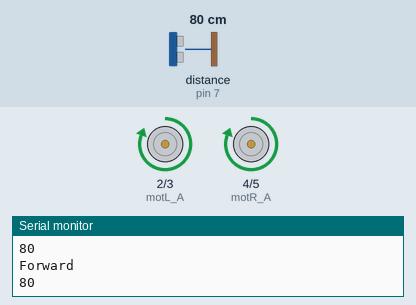
The sketch below on a simulated Arduino Uno, built with avr-gcc and run on an emulated ATmega328P. On the bench: motor-driver pin pairs drawn as motors (green arrow = first pin HIGH = forward, orange = second pin HIGH = backward, longer = more drive), the last lines printed to the serial monitor. Wiring (inferred from the names in the program): ultrasonic range finder: trigger pin 6; echo pin 7. Inputs (shaded band) come from the test bench; at power-on: distance to the obstacle (sensor on pin 7) 80 cm. The echo pulse lasts 58.3 µs per cm.

Above: at 1.2 s.
1.3 s: distance to the obstacle (sensor on pin 7) set to 8 cm
2.8 s: distance to the obstacle (sensor on pin 7) set to 5 cm
At 3.4 s:
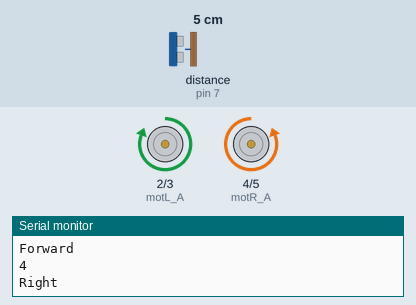
At 5.03 s:
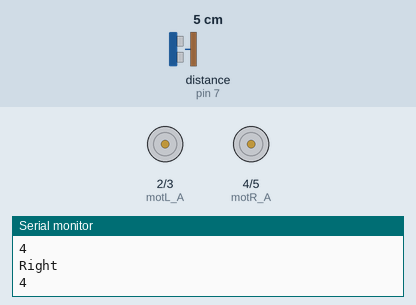
5.8 s: distance to the obstacle (sensor on pin 7) set to 9 cm
8.6 s: distance to the obstacle (sensor on pin 7) set to 2 cm
At 11.3 s:
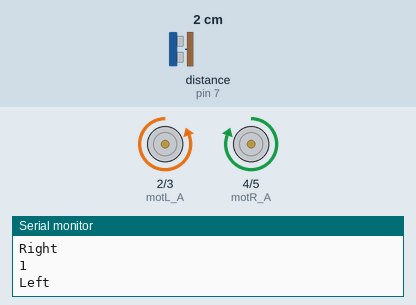
Timing chart, 0 to 12.6 s (numbered marks = the images above; inputs shaded):
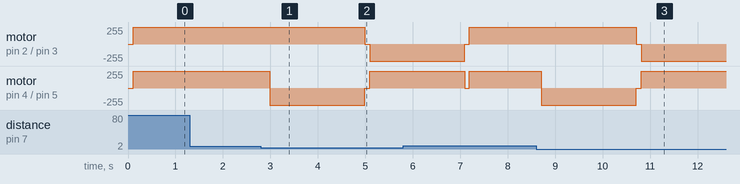

The sketch:

Obstacle_Avoidance_Robot.ino
```cpp
int trigPin = 6;
int echoPin = 7;
int motL_A = 2;
int motL_B = 3;
int motR_A = 4;
int motR_B = 5;

long duration;


int state ;
void setup()
{
   Serial.begin(9600);
   pinMode(trigPin, OUTPUT);
   pinMode(echoPin, INPUT);

  pinMode(motL_A,OUTPUT);
  pinMode(motL_B,OUTPUT);
  pinMode(motR_A,OUTPUT);
  pinMode(motR_B,OUTPUT);

  digitalWrite(motL_A,LOW);
  digitalWrite(motL_B,LOW);
  digitalWrite(motR_A,LOW);
  digitalWrite(motR_B,LOW);
}

void loop()
{
   //Emit USonic
   digitalWrite(trigPin, LOW);
   delayMicroseconds(2);
   digitalWrite(trigPin, HIGH);
   delayMicroseconds(10);
   digitalWrite(trigPin, LOW);

   //Detect USonic
   duration = pulseIn(echoPin, HIGH);
   int distance = duration/29/2;
   Serial.print(distance);
   Serial.println();
   delay(100);
   if ((distance < 6) && (state == 0))
   {
    Serial.println("Right");
    right();
    delay(2000);
    stopp();
    state =1;
   }
   else if((distance < 6) && (state == 1))
   {
    Serial.println("Left");
    left();
    delay(2000);
    stopp();
    state =0;
   }
   else
   {
    Serial.println("Forward");
    forward();
   }
}

void forward()
{
  digitalWrite(motL_A,HIGH);
  digitalWrite(motL_B,LOW);
  digitalWrite(motR_A,HIGH);
  digitalWrite(motR_B,LOW);
}
void right()
{
  digitalWrite(motL_A,HIGH);
  digitalWrite(motL_B,LOW);
  digitalWrite(motR_A,LOW);
  digitalWrite(motR_B,HIGH);
}

void left()
{
  digitalWrite(motL_A,LOW);
  digitalWrite(motL_B,HIGH);
  digitalWrite(motR_A,HIGH);
  digitalWrite(motR_B,LOW);
}
void stopp()
{
  digitalWrite(motL_A,LOW);
  digitalWrite(motL_B,LOW);
  digitalWrite(motR_A,LOW);
  digitalWrite(motR_B,LOW);
}
```

Measured:
- the behaviour switches between 7 and 6 cm on distance to the obstacle (sensor on pin 7) (found by bisection; images 0 and 1)
- after the input at 2.8 s, motor on pin 2 (motL_A) / pin 3 (motL_B): forward 255/255 → stopped after 2.2 s, → backward 255/255 0.10 s later; motor on pin 4 (motR_A) / pin 5 (motR_B): forward 255/255 → backward 255/255 after 0.19 s, → stopped 2.0 s later, → forward 255/255 0.10 s later
- after the input at 8.6 s, motor on pin 2 (motL_A) / pin 3 (motL_B): forward 255/255 → stopped after 2.1 s, → backward 255/255 0.10 s later; motor on pin 4 (motR_A) / pin 5 (motR_B): forward 255/255 → backward 255/255 after 0.11 s, → stopped 2.0 s later, → forward 255/255 0.10 s later
